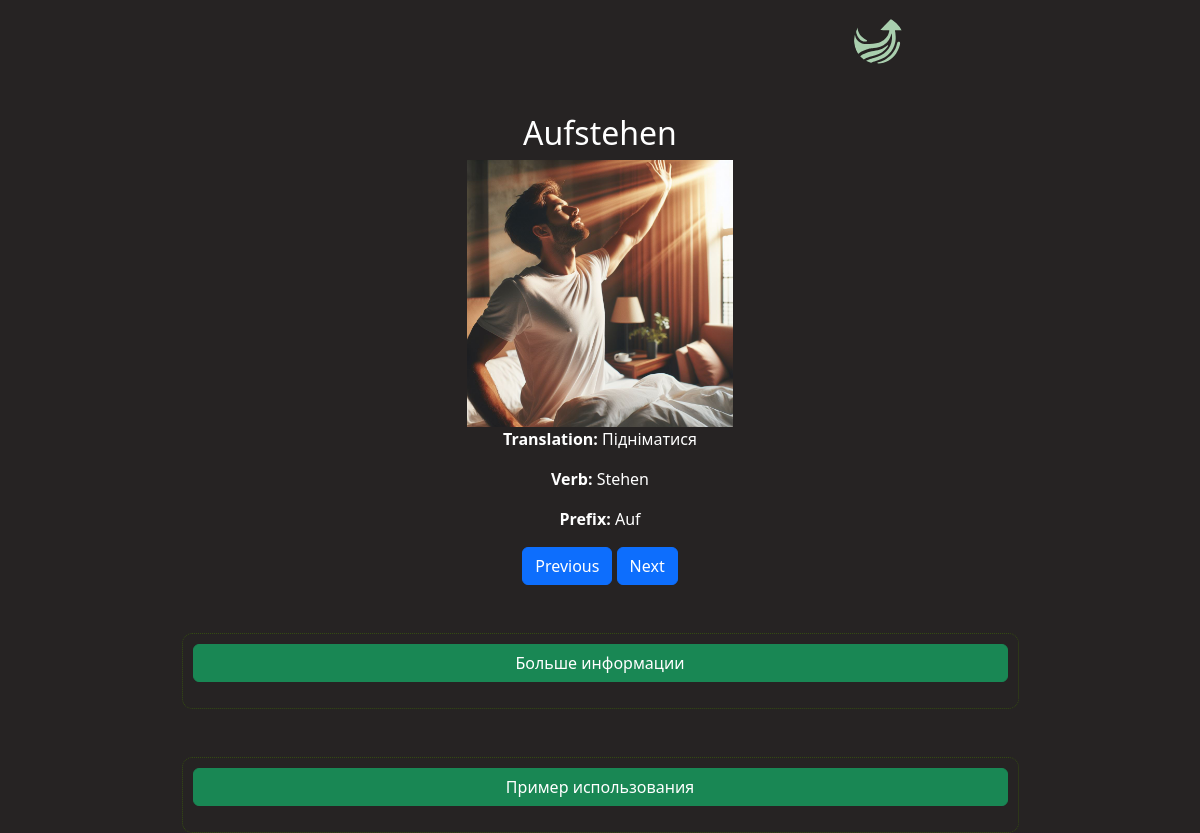
The page /api/deVerbs/words/ on the database its author committed.
### deVerbs/models.py (models this page shows, shortened)
class VerbWord(models.Model):
    word = models.CharField(max_length=100)  # Слово
    image = models.ImageField(upload_to='images/')  # Изображение
    translation = models.CharField(max_length=100)  # Перевод
    verb = models.CharField(max_length=100, default='none' )  # Слово
    prefix = models.CharField(max_length=100, default='none')

### deVerbs/views.py (the view)
# urls.py: path('words/', word_list, name='verb_list'),
def word_list(request):
    words = VerbWord.objects.all()
    random_words = sample(list(words), 10)
    return render(request, 'deVerbs/play_list.html', {'random_words': random_words})

### deVerbs/templates/deVerbs/play_list.html (shortened to what this page needs)
{% extends 'index.html' %}
{% load static %}
{% block content %}
<link rel="stylesheet" href="{% static 'css/deVerbs/playlists_verbs.css' %}">
    <div class="container blokCard">
        <div class="row justify-content-center mt-5">
            <div class="col-md-8">
                {% if random_words %}
                    <div id="word-container">
                        {% for word in random_words %}
                            <div class="word {% if forloop.first %}active{% endif %}">
                                <h2>{{ word.word }}</h2>
                                <img src="{{ word.image.url }}" alt="Image" class="size-image">
                                <p><strong>Translation:</strong> {{ word.translation }}</p>
                                <p><strong>Verb:</strong> {{ word.verb }}</p>
                                <p><strong>Prefix:</strong> {{ word.prefix }}</p>
                            </div>
                        {% endfor %}
                    </div>
                    <div class="text-center mt-3">
                        <button class="btn btn-primary mr-2" onclick="prevWord()">Previous</button>
                        <button class="btn btn-primary" onclick="nextWord()">Next</button>
                    </div>
                {% else %}
                    <p>No words available.</p>
                {% endif %}
            </div>
        </div>
    <div class="row mt-5 justify-content-center my_border-dotted">
        <button id="grammarButton" class="btn btn-success" onclick="checkGrammar()">Больше информации</button>
    </div>
    <div class="row mt-5 justify-content-center my_border-dotted">
        <button id="exampleButton" class="btn btn-success" onclick="examplePost()">Пример использования</button>
    </div>
</div>
{% endblock %}

### static/css/deVerbs/playlists_verbs.css (style rules this page uses)
.size-image { width: 50%; }
.word { display: none; }
.word.active { display: block; }
.my_border-dotted { padding: 10px; border: 1px dotted #344C11; border-radius: 10px; }

### templates/index.html (style rules this page uses)
* { margin: 0; padding: 0; box-sizing: border-box; }
body { background-color: #262323; color: #FFFFFF; text-align: center; margin-top: 1rem; }

### rows shown on the page
VerbWord: word "Aufstehen", image (picture), translation "Підніматися", verb "Stehen", prefix "Auf"
